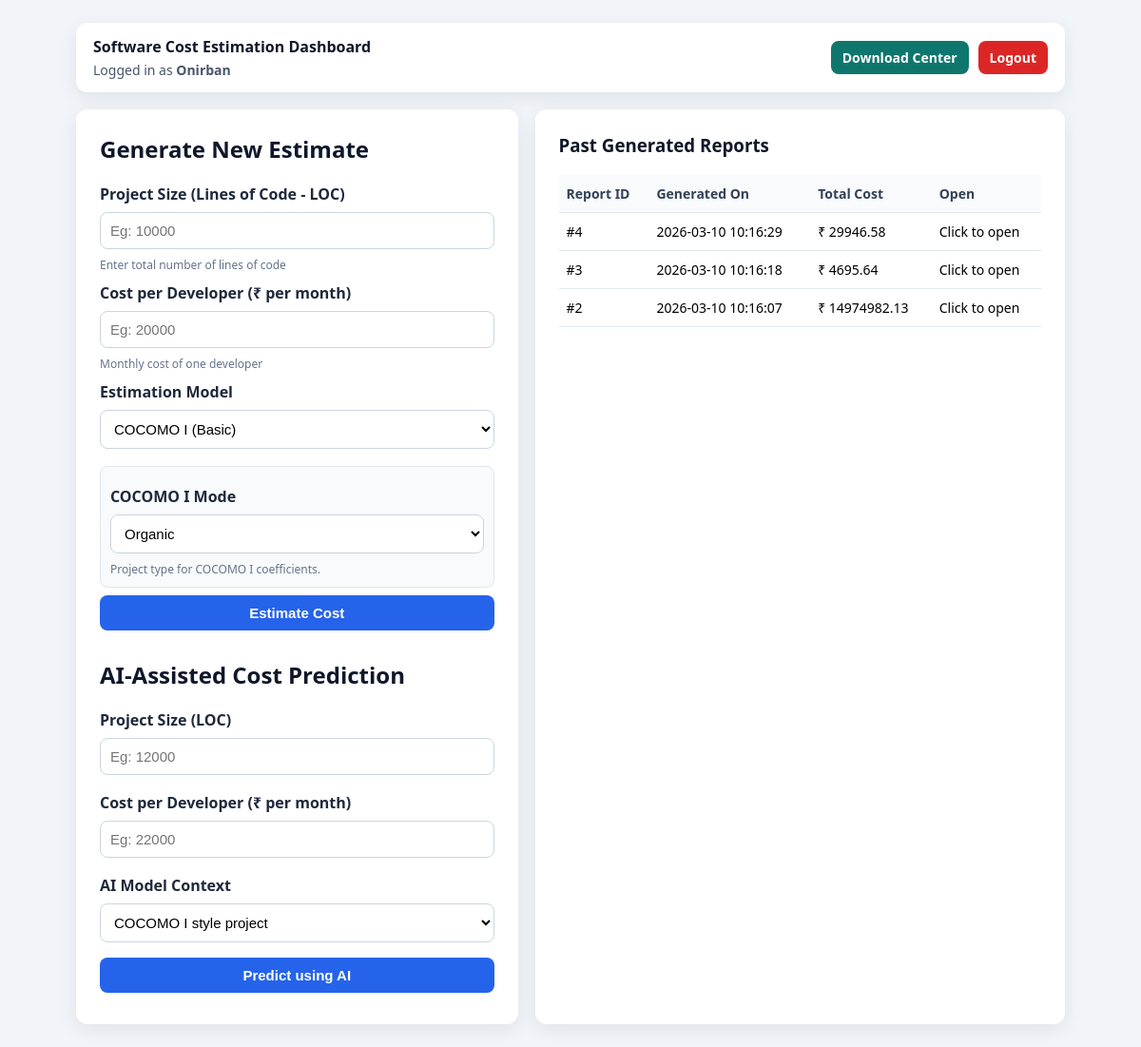
The app's page /dashboard (signed in) with its own data.
### tables this page shows
CREATE TABLE users (
            id INTEGER PRIMARY KEY AUTOINCREMENT,
            username TEXT UNIQUE NOT NULL,
            password_hash TEXT NOT NULL,
            created_at TEXT NOT NULL
        , is_admin INTEGER NOT NULL DEFAULT 0);

CREATE TABLE reports (
            id INTEGER PRIMARY KEY AUTOINCREMENT,
            user_id INTEGER NOT NULL,
            created_at TEXT NOT NULL,
            effort REAL NOT NULL,
            time REAL NOT NULL,
            cost REAL NOT NULL, model TEXT NOT NULL DEFAULT 'COCOMO_I', loc REAL, cost_per_dev REAL, cocomo_mode TEXT, eaf REAL, scale_factors_sum REAL, productivity REAL, avg_team_size REAL,
            FOREIGN KEY (user_id) REFERENCES users (id)
        );

### app.py (the view, shortened to what this page needs)
@app.route("/dashboard", methods=["GET", "POST"])
def dashboard():
    if not session.get("user"):
        return redirect(url_for("auth"))
    username = session.get("user")
    user_record = get_user_by_username(username)
    if not user_record:
        session.clear()
        return redirect(url_for("auth"))
    user_id = user_record["id"]
    is_admin = bool(user_record["is_admin"])
    result = None
    error = None
    ai_result = None
    ai_error = None
    report_history = get_all_reports() if is_admin else get_reports_for_user(user_id)
    users_list = get_all_users() if is_admin else []
    return render_template(
        "index.html",
        result=result,
        error=error,
        ai_result=ai_result,
        ai_error=ai_error,
        user=username,
        report_history=report_history,
        is_admin=is_admin,
        users_list=users_list
    )

### app.py (called while the page is built)
def get_db_connection():
    conn = sqlite3.connect(DB_PATH)
    conn.row_factory = sqlite3.Row
    return conn

def get_user_by_username(username):
    conn = get_db_connection()
    user = conn.execute(
        "SELECT id, username, password_hash, is_admin FROM users WHERE username = ?",
        (username,)
    ).fetchone()
    conn.close()
    return user

def get_reports_for_user(user_id):
    conn = get_db_connection()
    rows = conn.execute(
        """
         SELECT id, user_id, created_at, model, loc, cost_per_dev, cocomo_mode,
             eaf, scale_factors_sum, productivity, avg_team_size, effort, time, cost
        FROM reports
        WHERE user_id = ?
        ORDER BY id DESC
        """,
        (user_id,)
    ).fetchall()
    conn.close()
    return [dict(row) for row in rows]

### templates/index.html (shortened to what this page needs)
<!DOCTYPE html>
<html lang="en">
<head>
</head>
<body>
<div class="container">
    <div class="topbar">
        <div>
            <div class="brand">Software Cost Estimation Dashboard</div>
            <div style="font-size: 14px; color: #475569; margin-top: 4px;">Logged in as <b>{{ user }}</b></div>
        </div>
        <div class="top-actions">
            <a class="link-btn" href="{{ url_for('download_page') }}">Download Center</a>
            <a class="logout-link" href="{{ url_for('logout') }}">Logout</a>
        </div>
    </div>
    <div class="layout">
        <div class="panel">
            <h2>Generate New Estimate</h2>
            <form method="POST">
                <label>Project Size (Lines of Code - LOC)</label>
                <input type="number" name="loc" min="1" step="1" placeholder="Eg: 10000" required>
                <div class="hint">Enter total number of lines of code</div>
                <label>Cost per Developer (₹ per month)</label>
                <input type="number" name="cost" min="1" step="0.01" placeholder="Eg: 20000" required>
                <div class="hint">Monthly cost of one developer</div>
                <label>Estimation Model</label>
                <select name="model" id="modelSelect" required onchange="toggleModelInputs()">
                    <option value="COCOMO_I" selected>COCOMO I (Basic)</option>
                </select>
                <div id="cocomo1Section" class="model-section">
                    <label>COCOMO I Mode</label>
                    <select name="cocomo_mode">
                        <option value="organic" selected>Organic</option>
                    </select>
                    <div class="hint">Project type for COCOMO I coefficients.</div>
                </div>
                <button type="submit">Estimate Cost</button>
            </form>
            <h2 style="margin-top: 22px;">AI-Assisted Cost Prediction</h2>
            <form method="POST">
                <label>Project Size (LOC)</label>
                <input type="number" name="ai_loc" min="1" step="1" placeholder="Eg: 12000" required>
                <label>Cost per Developer (₹ per month)</label>
                <input type="number" name="ai_cost" min="1" step="0.01" placeholder="Eg: 22000" required>
                <label>AI Model Context</label>
                <select name="ai_model" id="aiModelSelect" required onchange="toggleAIModelInputs()">
                    <option value="COCOMO_I" selected>COCOMO I style project</option>
                </select>
                <button type="submit">Predict using AI</button>
            </form>
        </div>
        <div class="panel">
            <h3>Past Generated Reports</h3>
            {% if report_history %}
            <table>
                <thead>
                    <tr>
                        <th>Report ID</th>
                        <th>Generated On</th>
                        <th>Total Cost</th>
                        <th>Open</th>
                    </tr>
                </thead>
                <tbody>
                    {% for report in report_history %}
                    <tr class="clickable-row" onclick="window.location='{{ url_for('report_detail', report_id=report.id) }}'">
                        <td>#{{ report.id }}</td>
                        <td>{{ report.created_at }}</td>
                        <td>₹ {{ report.cost }}</td>
                        <td>Click to open</td>
                    </tr>
                    {% endfor %}
                </tbody>
            </table>
            {% else %}
            <div class="empty">No reports generated yet. Create your first estimate from the form.</div>
            {% endif %}
        </div>
    </div>
</div>
</body>
</html>

### templates/index.html (style rules this page uses)
body { font-family: "Segoe UI", Arial, sans-serif; background: #f1f5f9; margin: 0; padding: 24px; }
.container { max-width: 1040px; margin: 0 auto; }
.topbar { display: flex; justify-content: space-between; align-items: center; background: #ffffff; border-radius: 12px; padding: 14px 18px; box-shadow: 0 6px 20px rgba(15, 23, 42, 0.08); margin-bottom: 18px; }
.brand { font-weight: 700; color: #0f172a; }
.top-actions { display: flex; gap: 10px; align-items: center; }
.layout { display: grid; grid-template-columns: 1fr 1.2fr; gap: 18px; }
.panel { background: white; padding: 25px; border-radius: 12px; box-shadow: 0 6px 20px rgba(15, 23, 42, 0.08); }
h2, h3 { margin-top: 0; color: #0f172a; }
label { font-weight: 600; color: #1e293b; display: block; margin-top: 10px; }
input, button { width: 100%; padding: 10px; margin: 8px 0; font-size: 15px; box-sizing: border-box; border-radius: 8px; }
select { width: 100%; padding: 10px; margin: 8px 0; font-size: 15px; box-sizing: border-box; border-radius: 8px; border: 1px solid #cbd5e1; outline: none; background: #ffffff; }
input { border: 1px solid #cbd5e1; outline: none; }
button { background: #2563eb; color: white; border: none; cursor: pointer; font-weight: 600; }
.hint { font-size: 12px; color: #64748b; }
.link-btn, .logout-link { display: inline-block; color: white; text-decoration: none; text-align: center; padding: 8px 12px; border-radius: 8px; font-size: 14px; font-weight: 600; }
.link-btn { background: #0f766e; }
.logout-link { background: #dc2626; }
table { width: 100%; border-collapse: collapse; margin-top: 10px; font-size: 14px; }
th, td { border-bottom: 1px solid #e2e8f0; padding: 10px 8px; text-align: left; vertical-align: top; }
th { color: #334155; background: #f8fafc; }
.clickable-row { cursor: pointer; transition: background-color 0.15s ease; }
.model-section { margin-top: 10px; padding: 10px; border-radius: 8px; background: #f8fafc; border: 1px solid #e2e8f0; }

### records on screen
users: username "Onirban"
reports: id "4", created_at "2026-03-10 10:16:29", cost "29946.58"
reports: id "3", created_at "2026-03-10 10:16:18", cost "4695.64"
reports: id "2", created_at "2026-03-10 10:16:07", cost "14974982.13"
